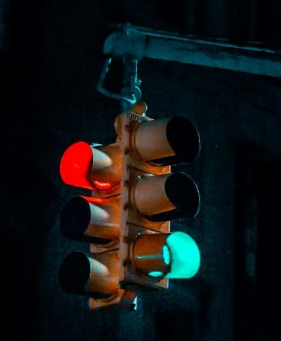
#> input picture MidTerm/data/Q4image.png, 281 x 341 px
$ python question4.py
#> lines starting #> are read from the running program, lines starting #| are printed output that depends on the picture
### MidTerm/code/utils.py
import matplotlib.pyplot as plt
import string
import cv2
import os
from google_drive_downloader import GoogleDriveDownloader as gdd
import numpy as np

ORB = 'orb'
SIFT = 'sift'

# [25 lines left out: functions getKeyPoints, trimImage, not called in this run]

class Plot:
    # [29 lines left out: functions __init__, set, plot, not called in this run]

    def show(self):
        # self.plts.tight_layout()
        self.fig.show()

    # [6 lines left out: function save, not called in this run]

def createFolder(path):
    if not os.path.exists(path):
        os.makedirs(path)


def drive_downloader(file_id, image_file):
    if not os.path.isfile(image_file):
        gdd.download_file_from_google_drive(file_id=file_id,
                                            dest_path=image_file,
                                            unzip=False)

### MidTerm/code/question4.py
import cv2
import numpy as np
from utils import Plot, drive_downloader
import matplotlib.pyplot as plt
from mpl_toolkits.mplot3d import Axes3D
class KMeans:
    def __init__(self, K, image):
        self.K = K
        self.image = image
        self.means = np.random.randint(255, size=(K, 3))
        print("Randomly initialized means are: \n", self.means)
        self.pts=self.getPointsfromImage(self.image)
        print("Number of Feature Points: ",self.pts.shape)
        # self.visualizeData(self.pts)

    def getPointsfromImage(self,image):
        pts = np.empty((0,3), int)
        for i in range(image.shape[0]):
            for j in range(image.shape[1]):
                pts = np.append(pts, [image[i,j,:].copy()],axis=0)
        return pts

    def visualizeData(self,pts):
        fig = plt.figure()
        ax = fig.gca(projection='3d')
        for pt in pts:
            x = pt[0]
            y = pt[1]
            z = pt[2]
            ax.scatter(x, y, z, marker='o', s=200,c=np.array([pt])/255)
        ax.set_xlabel('Red')
        ax.set_ylabel('Green')
        ax.set_zlabel('Blue')
        plt.show()


    def distance(self,p1,p2):
        dist = np.linalg.norm(p1-p2)
        return dist

    def train(self, target_iters=10):
        mean_diff = float('inf')
        iterations = 0
        self.THRESHOLD = 10
        while(mean_diff<self.THRESHOLD or iterations<target_iters):
            D =  {}
            for pt in self.pts:
                mindist=float('inf')
                min_mean_idx = None
                for idx, mean in enumerate(self.means):
                    dist = self.distance(mean,pt)
                    if dist<mindist:
                        mindist = dist
                        min_mean_idx = idx
                if min_mean_idx not in D:
                    D[min_mean_idx] = []
                D[min_mean_idx].append(pt)

            for key, val in D.items():
                # print("key: ",key," lenfth: ", len(val),val[0])
                mean = np.average(val,axis=0)
                # print("Mean ",key," difference: ",self.means[key],mean)
                self.means[key] = mean
            print("Iteration ", iterations, " complete")
            iterations+=1

        self.visualizeData(self.means)

    def classify(self,image):
        classes = image.copy()
        for i in range(self.image.shape[0]):
            for j in range(self.image.shape[1]):
                mindist=float('inf')
                min_mean_idx = None
                for idx, mean in enumerate(self.means):
                    dist = self.distance(mean,self.image[i,j,:])
                    if dist<mindist:
                        mindist = dist
                        min_mean_idx = idx

                classes[i,j,:] = self.means[min_mean_idx]
        cv2.imshow("Classified image", cv2.cvtColor(classes,cv2.COLOR_BGR2RGB))
        return classes

image_file = '../data/Q4image.png'
drive_downloader('1Fr78nf4LNAfDWU4R4GgGEuS7Rbk5tG_H',image_file)

image = cv2.imread(image_file)
#> image is the input picture: shape (341, 281, 3); mean B, G, R 21.2, 20, 17.1
image = cv2.cvtColor(image,cv2.COLOR_BGR2RGB)
image = cv2.resize(image,(100,100))
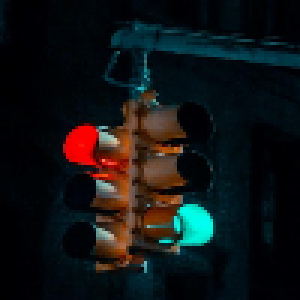
#> image: shape (100, 100, 3) (shown 3 times larger); mean R, G, B 17, 19.9, 21.1
cv2.imshow("Original Image",cv2.cvtColor(image,cv2.COLOR_RGB2BGR))
print("Image shape",image.shape)
#| Image shape (100, 100, 3)

K=4
image = np.array(image)
kmeans = KMeans(K, image)
#| Number of Feature Points:  (10000, 3)
kmeans.train(100)
#> (the run stopped early here; a loop or call above may not have finished)
